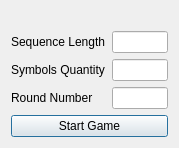
<?xml version="1.0" encoding="UTF-8"?>
<ui version="4.0">
 <class>Dialog</class>
 <widget class="QDialog" name="Dialog">
  <property name="geometry">
   <rect>
    <x>0</x>
    <y>0</y>
    <width>179</width>
    <height>110</height>
   </rect>
  </property>
  <property name="windowTitle">
   <string>New Game</string>
  </property>
  <layout class="QGridLayout" name="gridLayout_2">
   <item row="0" column="0">
    <layout class="QGridLayout" name="gridLayout">
     <item row="4" column="0" colspan="2">
      <widget class="QPushButton" name="start_game_button">
       <property name="text">
        <string>Start Game</string>
       </property>
      </widget>
     </item>
     <item row="2" column="0">
      <widget class="QLabel" name="label_2">
       <property name="text">
        <string>Symbols Quantity</string>
       </property>
      </widget>
     </item>
     <item row="3" column="1">
      <widget class="QLineEdit" name="round_number_lineEdit"/>
     </item>
     <item row="3" column="0">
      <widget class="QLabel" name="label_3">
       <property name="text">
        <string>Round Number</string>
       </property>
      </widget>
     </item>
     <item row="1" column="1">
      <widget class="QLineEdit" name="sequence_length_lineEdit"/>
     </item>
     <item row="2" column="1">
      <widget class="QLineEdit" name="symbols_quantity_lineEdit"/>
     </item>
     <item row="1" column="0">
      <widget class="QLabel" name="label">
       <property name="text">
        <string>Sequence Length</string>
       </property>
      </widget>
     </item>
     <item row="0" column="0" colspan="2">
      <widget class="QLabel" name="label_4">
       <property name="enabled">
        <bool>true</bool>
       </property>
       <property name="font">
        <font>
         <weight>50</weight>
         <bold>false</bold>
        </font>
       </property>
       <property name="text">
        <string/>
       </property>
      </widget>
     </item>
    </layout>
   </item>
  </layout>
 </widget>
 <resources/>
 <connections/>
</ui>
